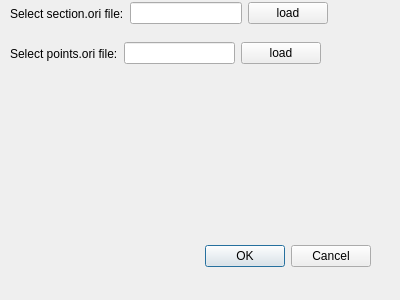
<?xml version="1.0" encoding="UTF-8"?>
<ui version="4.0">
 <class>importORI</class>
 <widget class="QDialog" name="importORI">
  <property name="geometry">
   <rect>
    <x>0</x>
    <y>0</y>
    <width>400</width>
    <height>300</height>
   </rect>
  </property>
  <property name="windowTitle">
   <string>Dialog</string>
  </property>
  <widget class="QDialogButtonBox" name="buttonBox">
   <property name="geometry">
    <rect>
     <x>30</x>
     <y>240</y>
     <width>341</width>
     <height>32</height>
    </rect>
   </property>
   <property name="orientation">
    <enum>Qt::Horizontal</enum>
   </property>
   <property name="standardButtons">
    <set>QDialogButtonBox::Cancel|QDialogButtonBox::Ok</set>
   </property>
  </widget>
  <widget class="QWidget" name="">
   <property name="geometry">
    <rect>
     <x>10</x>
     <y>0</y>
     <width>318</width>
     <height>27</height>
    </rect>
   </property>
   <layout class="QHBoxLayout" name="horizontalLayout">
    <item>
     <widget class="QLabel" name="label_section">
      <property name="text">
       <string>Select section.ori file:</string>
      </property>
      <property name="buddy">
       <cstring>lineSectionOri</cstring>
      </property>
     </widget>
    </item>
    <item>
     <widget class="QLineEdit" name="lineSectionOri"/>
    </item>
    <item>
     <widget class="QPushButton" name="buttonSectionOri">
      <property name="text">
       <string>load</string>
      </property>
     </widget>
    </item>
   </layout>
  </widget>
  <widget class="QWidget" name="">
   <property name="geometry">
    <rect>
     <x>10</x>
     <y>40</y>
     <width>311</width>
     <height>27</height>
    </rect>
   </property>
   <layout class="QHBoxLayout" name="horizontalLayout_2">
    <item>
     <widget class="QLabel" name="label_points">
      <property name="text">
       <string>Select points.ori file:</string>
      </property>
      <property name="buddy">
       <cstring>linePointsOri</cstring>
      </property>
     </widget>
    </item>
    <item>
     <widget class="QLineEdit" name="linePointsOri"/>
    </item>
    <item>
     <widget class="QPushButton" name="buttonPointsOri">
      <property name="text">
       <string>load</string>
      </property>
     </widget>
    </item>
   </layout>
  </widget>
 </widget>
 <resources/>
 <connections>
  <connection>
   <sender>buttonBox</sender>
   <signal>accepted()</signal>
   <receiver>importORI</receiver>
   <slot>accept()</slot>
   <hints>
    <hint type="sourcelabel">
     <x>248</x>
     <y>254</y>
    </hint>
    <hint type="destinationlabel">
     <x>157</x>
     <y>274</y>
    </hint>
   </hints>
  </connection>
  <connection>
   <sender>buttonBox</sender>
   <signal>rejected()</signal>
   <receiver>importORI</receiver>
   <slot>reject()</slot>
   <hints>
    <hint type="sourcelabel">
     <x>316</x>
     <y>260</y>
    </hint>
    <hint type="destinationlabel">
     <x>286</x>
     <y>274</y>
    </hint>
   </hints>
  </connection>
 </connections>
</ui>
